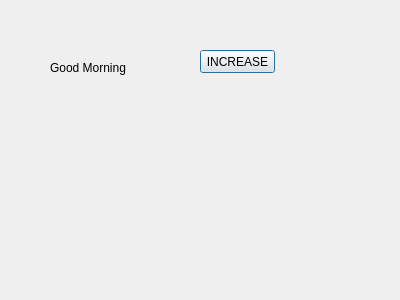
<?xml version="1.0" encoding="UTF-8"?>
<ui version="4.0">
 <class>Dialog</class>
 <widget class="QDialog" name="Dialog">
  <property name="geometry">
   <rect>
    <x>0</x>
    <y>0</y>
    <width>400</width>
    <height>300</height>
   </rect>
  </property>
  <property name="windowTitle">
   <string>Dialog</string>
  </property>
  <widget class="QLabel" name="lbl">
   <property name="geometry">
    <rect>
     <x>50</x>
     <y>60</y>
     <width>91</width>
     <height>16</height>
    </rect>
   </property>
   <property name="text">
    <string>Good Morning</string>
   </property>
  </widget>
  <widget class="QPushButton" name="pb">
   <property name="geometry">
    <rect>
     <x>200</x>
     <y>50</y>
     <width>75</width>
     <height>23</height>
    </rect>
   </property>
   <property name="text">
    <string>INCREASE</string>
   </property>
  </widget>
 </widget>
 <resources/>
 <connections/>
</ui>
